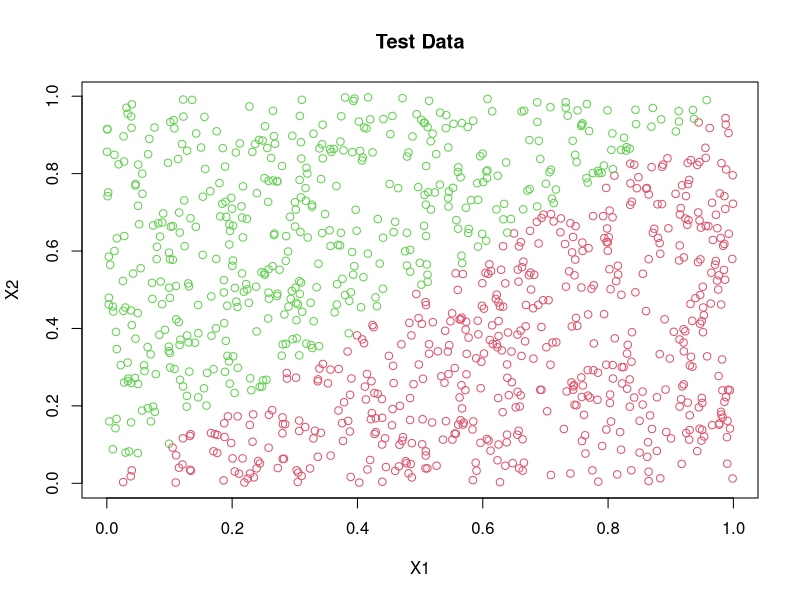
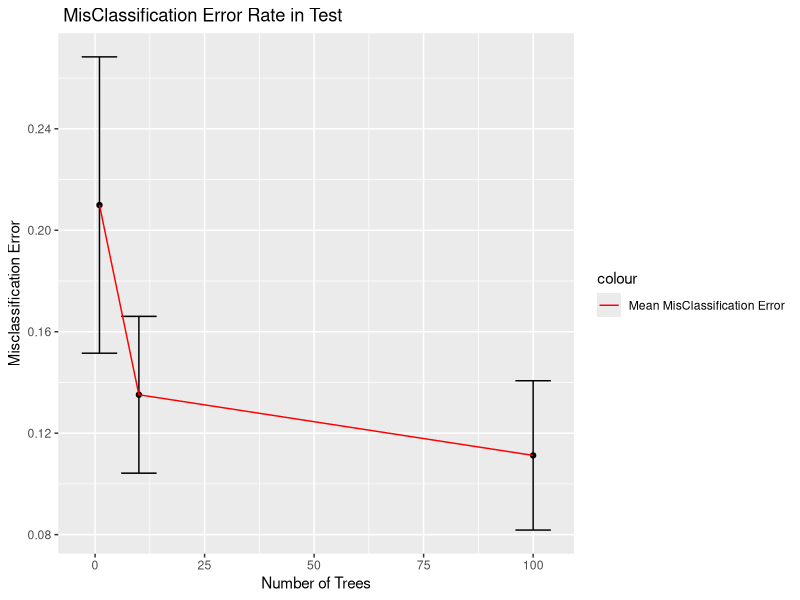
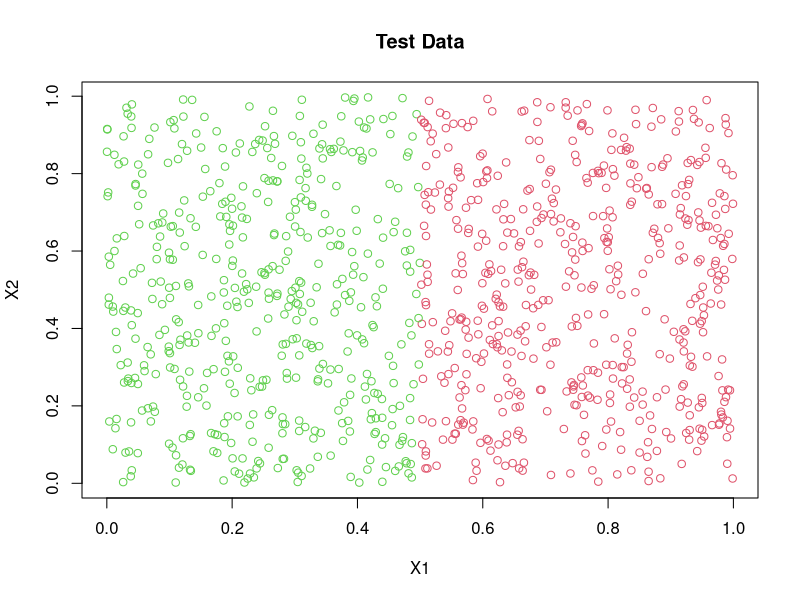
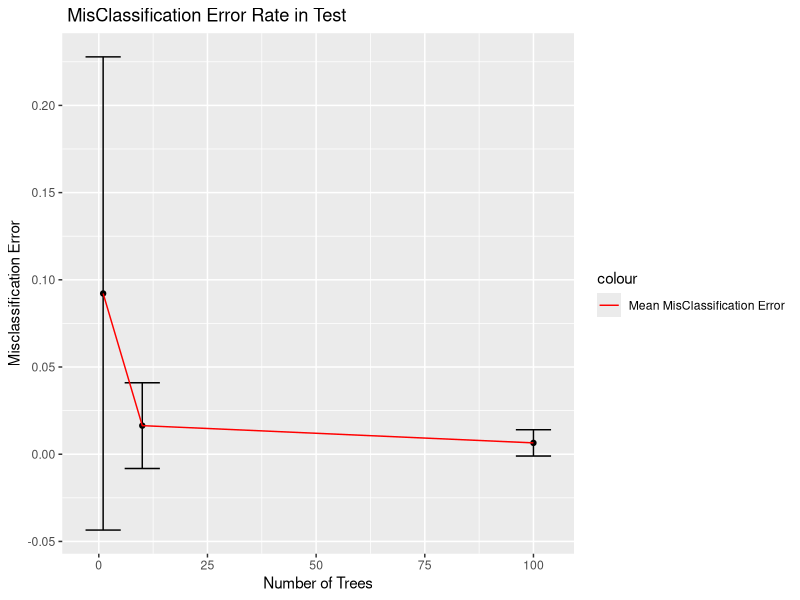
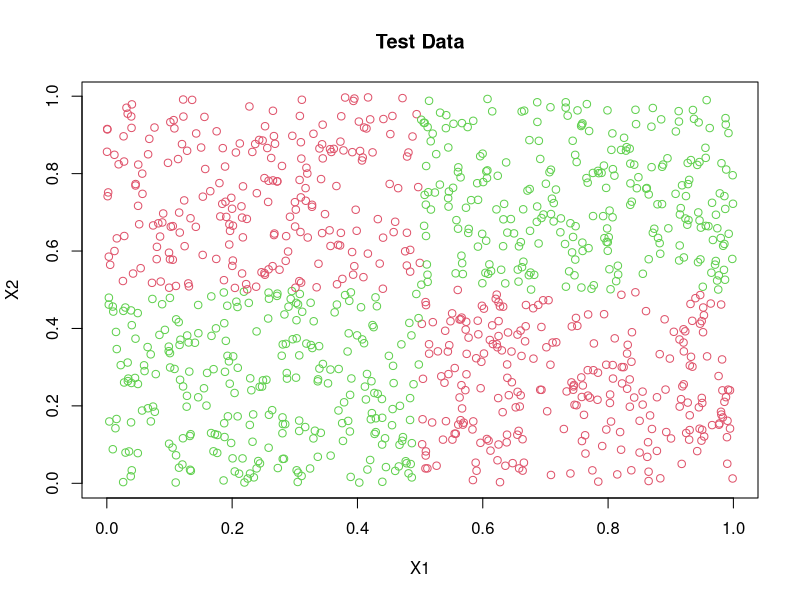
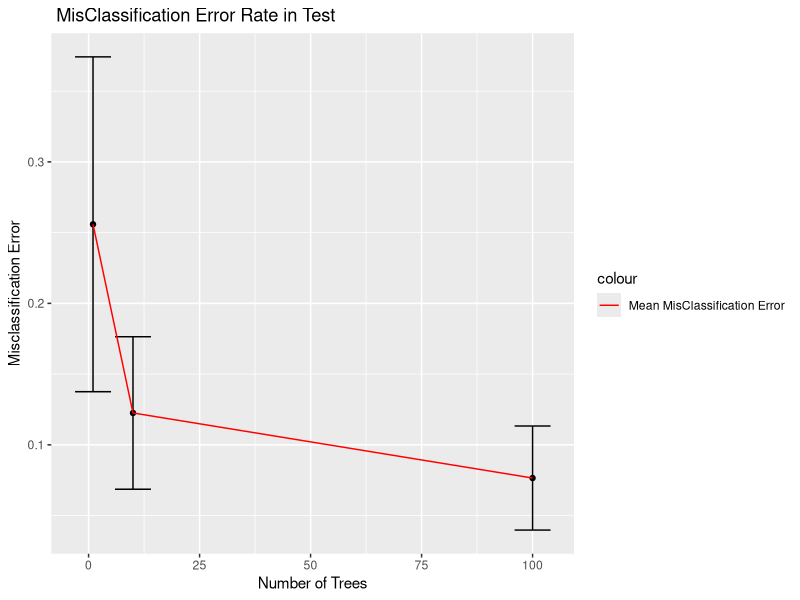

Recreate these plots in R, in order.
## ---- chunk 1
knitr::opts_chunk$set(echo = TRUE)
knitr::opts_chunk$set(comment = NA)
knitr::opts_chunk$set(warning=FALSE)
knitr::opts_chunk$set(message=FALSE)
## ---- chunk 2

##  Libraries Used

library("randomForest")

library("ggplot2")

library("dplyr")

## ---- chunk 3
## Methods Section

#  get_data: Method to generate Train and Test data as per the given condition

get_data <- function(condition){

  x1_train<-runif(100)

  x2_train<-runif(100)
  

  if (condition == "a"){
    
# 1. Classifying Y from X1 and X2: X1<X2 
    #  using the condition (x1<x2) 

    train<-data.frame(x1 = x1_train,x2 = x2_train,
                      y = as.factor(as.numeric(x1_train<x2_train)))

    test<-data.frame(x1 = x1_test,x2 = x2_test,
                     y = as.factor(as.numeric(x1_test<x2_test)))


  }else if (condition == "b"){

# 2. Classifying Y from X1 and X2: X1<0.5
    #  using the condition (x1<0.5)    

    train<-data.frame(x1 = x1_train,x2 = x2_train,
                      y = as.factor(as.numeric(x1_train<0.5)))

    test<-data.frame(x1 = x1_test,x2 = x2_test,
                     y = as.factor(as.numeric(x1_test<0.5)))


  }else if (condition == "c"){

# 3. Classifying Y from X1 and X2: X1<0.5 & X2<0.5 | X1>0.5 & X2>0.5
    #  using the condition (x1<&x2 != 0.5)    

    train<-data.frame(x1 = x1_train,x2 = x2_train,
                      y = as.factor(as.numeric((x1_train<0.5 & x2_train <0.5) |

                                               (x1_train>0.5 & x2_train>0.5))))

    test<-data.frame(x1 = x1_test,x2 = x2_test,
                     y = as.factor(as.numeric((x1_test<0.5 & x2_test <0.5) |

                                              (x1_test>0.5 & x2_test>0.5))))
  }

  return (list(train = train, test = test))

}##  End Method get_data

## ---- chunk 4

#randomForest_: Method to reuse the randomForest for multiple train and test datasets. 
# Returns the model object, miscalssification error rates in test and train data.

randomForest_ <- function(ntree, nodesize, train, test){


   rf <- randomForest(y~(x1+x2),

                     data = train,

                     ntree = ntree, nodesize = nodesize,

                     #mtry = 2,

                     keep.forest = TRUE

                     )
  
  #  Calculating Misclassification Error
  misclass_train = 1- sum(diag(table(train$y, predict(rf, train))))/nrow(train)

  misclass_test = 1- sum(diag(table(test$y, predict(rf, test))))/nrow(test)

  return(

    list(rf = rf,

         misclass_train = misclass_train,

         misclass_test = misclass_test

         )
  )
} ## End Method randomForest_

## ---- chunk 5
# plot_error: Method to plot mean and variances of misclassification error 
plot_error <-function (data){

  cat("Mean Classification Error: \n")

  data <- data %>% select(

    t1_tr_err,t10_tr_err,t100_tr_err,
    t1_tes_err,t10_tes_err,t100_tes_err
  )

  print (colMeans(data[,4:6]))

  # Calculating Error Mean
  df_mean_error <- data.frame(x = colMeans(data),

              DataSet = c("train", "train", "train", "test", "test", "test"),

              id = c(1,10,100, 1, 10, 100)
             )

  #  Getting Variance
  var_ <- c()

  for(i in colnames(data)){

    var_[i]<-c(i = var(data[i]))

  }

  df_mean_error$var <- var_

  cat("\nVarriance in  Classification Error: \n")

  print(var_[4:6])


   df_mean_error = dplyr::filter(df_mean_error, DataSet == "test")
   
   p1 = ggplot()+geom_point(aes(x = df_mean_error$id, y = df_mean_error$x))+
        geom_errorbar(aes(x = df_mean_error$id, 
                          ymin = df_mean_error$x-sqrt(df_mean_error$var),
                          ymax = df_mean_error$x+sqrt(df_mean_error$var)
                          ))+
        geom_line(aes(x=df_mean_error$id ,y=df_mean_error$x,col="red"))+
        labs( y = "Misclassification Error",

          x = "Number of Trees",

          title = " MisClassification Error Rate in Test")+
       scale_color_manual(labels = c("Mean MisClassification Error"), values = c("red"))

   
   print(p1)

 #gridExtra::grid.arrange(p1,p2, p3)
}# End plot_error

## ---- chunk 6

# run_model: Method executes randomforest over 1000 datasets.

run_model <- function(N, nodesize, condition){

    i = 1

    df_error = data.frame(
                  t1_tr_err = as.numeric(), t1_tes_err  = as.numeric(),
                  t10_tr_err= as.numeric(), t10_tes_err  = as.numeric(),
                  t100_tr_err  = as.numeric(), t100_tes_err  = as.numeric()
                        )

    while(i<=N){

      data = get_data(condition)

      train = data$train

      test = data$test
      
      if (i==1){
        
        plot(test$x1,test$x2, col=(as.numeric(test$y)+1),main = "Test Data",
             xlab = "X1",ylab = "X2")
        
      }
      
      rf_object_t1 <- randomForest_(1,nodesize, train, test)

      rf_object_t10 <- randomForest_(10,nodesize, train, test)

      rf_object_t100 <- randomForest_(100,nodesize, train, test)

      df_error <- (rbind(df_error,c(

                 rf_object_t1$misclass_train, rf_object_t1$misclass_test,     
                 rf_object_t10$misclass_train, rf_object_t10$misclass_test,                         
                 rf_object_t100$misclass_train, rf_object_t100$misclass_test)
                   )
                 )
      i=i+1

    }

    colnames(df_error) <- c("t1_tr_err","t1_tes_err", "t10_tr_err",
                            "t10_tes_err","t100_tr_err","t100_tes_err"
                            )
    
    #  graphical representation of mean and variances of misclassification 
    #error with different number of trees and nodes
    plot_error(df_error)

    return(

      list(df_error = df_error,

           rf_1 = rf_object_t1,

           rf_10 = rf_object_t10,

           rf_100 = rf_object_t100)

        )
} ## End un_model

##  End of Methods Section
## ---- chunk 7
## Defining Test Data

set.seed(1234)

x1_test<-runif(1000)

x2_test<-runif(1000)

## ---- chunk 8
#a 
Error_a = run_model(1000, 25, condition = "a")
## ---- chunk 9
# b
Error_b = run_model(1000, 25, condition = "b")
## ---- chunk 10
# c
Error_c = run_model(1000, 12, condition = "c")
## ---- chunk 11

#########################  End Random Forest Code  #############################
